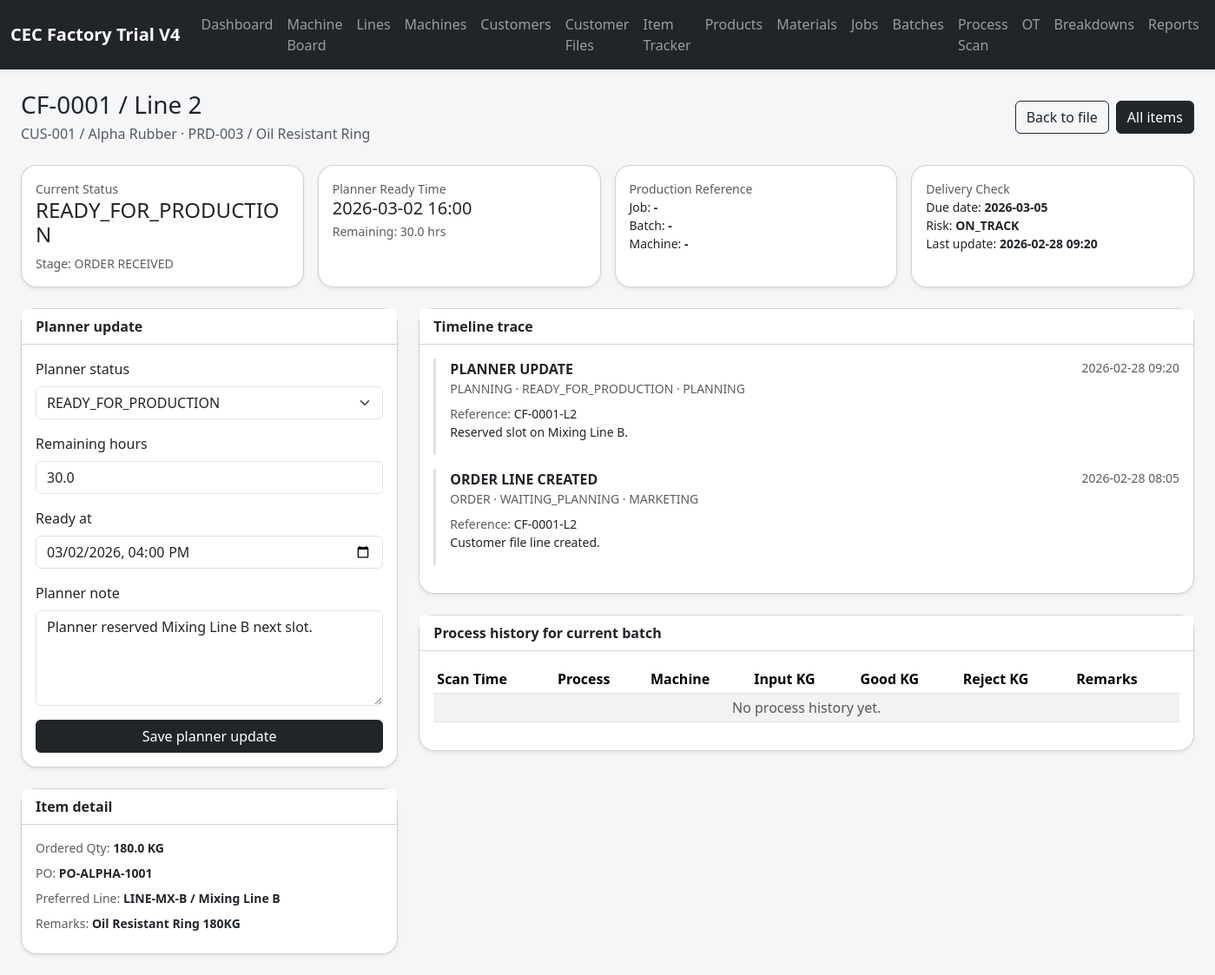
Page /item-tracker/2 on the committed database.
### tables this page shows
CREATE TABLE customer_files (
            id INTEGER PRIMARY KEY AUTOINCREMENT,
            file_no TEXT UNIQUE NOT NULL,
            customer_id INTEGER NOT NULL,
            order_date TEXT NOT NULL,
            due_date TEXT,
            po_no TEXT,
            remarks TEXT,
            status TEXT NOT NULL DEFAULT 'OPEN',
            created_at TEXT NOT NULL DEFAULT CURRENT_TIMESTAMP,
            FOREIGN KEY(customer_id) REFERENCES customers(id)
        );

CREATE TABLE customers (
            id INTEGER PRIMARY KEY AUTOINCREMENT,
            code TEXT UNIQUE NOT NULL,
            name TEXT NOT NULL,
            created_at TEXT NOT NULL DEFAULT CURRENT_TIMESTAMP
        );

CREATE TABLE products (
            id INTEGER PRIMARY KEY AUTOINCREMENT,
            sku TEXT UNIQUE NOT NULL,
            name TEXT NOT NULL,
            unit TEXT NOT NULL DEFAULT 'KG',
            created_at TEXT NOT NULL DEFAULT CURRENT_TIMESTAMP
        );

CREATE TABLE item_planner_updates (
            id INTEGER PRIMARY KEY AUTOINCREMENT,
            item_id INTEGER NOT NULL UNIQUE,
            planner_status TEXT NOT NULL DEFAULT 'WAITING_PLANNING',
            remaining_hours REAL,
            ready_at TEXT,
            note TEXT,
            updated_at TEXT NOT NULL DEFAULT CURRENT_TIMESTAMP,
            FOREIGN KEY(item_id) REFERENCES customer_file_items(id)
        );

CREATE TABLE item_tracking_events (
            id INTEGER PRIMARY KEY AUTOINCREMENT,
            item_id INTEGER NOT NULL,
            event_time TEXT NOT NULL DEFAULT CURRENT_TIMESTAMP,
            event_type TEXT NOT NULL,
            stage_name TEXT,
            status_label TEXT,
            source_ref TEXT,
            user_role TEXT NOT NULL DEFAULT 'SYSTEM',
            note TEXT,
            FOREIGN KEY(item_id) REFERENCES customer_file_items(id)
        );

CREATE TABLE customer_file_items (
            id INTEGER PRIMARY KEY AUTOINCREMENT,
            customer_file_id INTEGER NOT NULL,
            line_no INTEGER NOT NULL,
            product_id INTEGER NOT NULL,
            ordered_qty_kg REAL NOT NULL,
            target_line_id INTEGER,
            remarks TEXT,
            status TEXT NOT NULL DEFAULT 'PENDING_JOB',
            planned_job_id INTEGER,
            created_at TEXT NOT NULL DEFAULT CURRENT_TIMESTAMP,
            FOREIGN KEY(customer_file_id) REFERENCES customer_files(id),
            FOREIGN KEY(product_id) REFERENCES products(id),
            FOREIGN KEY(target_line_id) REFERENCES production_lines(id),
            FOREIGN KEY(planned_job_id) REFERENCES jobs(id)
        );

CREATE TABLE production_lines (
            id INTEGER PRIMARY KEY AUTOINCREMENT,
            code TEXT UNIQUE NOT NULL,
            name TEXT NOT NULL,
            section_name TEXT NOT NULL,
            is_active INTEGER NOT NULL DEFAULT 1,
            created_at TEXT NOT NULL DEFAULT CURRENT_TIMESTAMP
        );

### app.py (the view, shortened to what this page needs)
@app.route('/item-tracker/<int:item_id>', methods=['GET', 'POST'])
def item_tracker_detail(item_id: int):
    snapshot = get_item_tracking_snapshot(item_id)
    if not snapshot:
        flash('Customer item not found.', 'danger')
        return redirect(url_for('item_tracker'))
    snapshot = get_item_tracking_snapshot(item_id)
    timeline = get_item_timeline(item_id)
    process_rows = []
    return render_template('item_tracker_detail.html', item=snapshot, timeline=timeline, process_rows=process_rows, status_choices=ITEM_STATUS_CHOICES)

### app.py (called while the page is built)
def get_db() -> sqlite3.Connection:
    if 'db' not in g:
        conn = sqlite3.connect(DB_PATH)
        conn.row_factory = sqlite3.Row
        g.db = conn
    return g.db

def query_all(sql: str, params: tuple = ()) -> list[sqlite3.Row]:
    cur = get_db().execute(sql, params)
    rows = cur.fetchall()
    cur.close()
    return rows

def query_one(sql: str, params: tuple = ()) -> sqlite3.Row | None:
    cur = get_db().execute(sql, params)
    row = cur.fetchone()
    cur.close()
    return row

def _parse_dt(value: str | None) -> datetime | None:
    if not value:
        return None
    value = value.strip().replace('T', ' ')
    for fmt in ('%Y-%m-%d %H:%M', '%Y-%m-%d %H:%M:%S', '%Y-%m-%d'):
        try:
            return datetime.strptime(value, fmt)
        except ValueError:
            continue
    return None

def get_item_timeline(item_id: int) -> list[sqlite3.Row]:
    return query_all(
        '''
        SELECT *
        FROM item_tracking_events
        WHERE item_id = ?
        ORDER BY datetime(event_time) DESC, id DESC
        ''',
        (item_id,),
    )

### templates/item_tracker_detail.html
{% extends 'base.html' %}
{% block content %}
<div class="d-flex justify-content-between align-items-center mb-4 flex-wrap gap-2">
  <div>
    <h1 class="h3 mb-1">{{ item.file_no }} / Line {{ item.line_no }}</h1>
    <p class="text-muted mb-0">{{ item.customer_code }} / {{ item.customer_name }} · {{ item.sku }} / {{ item.product_name }}</p>
  </div>
  <div class="d-flex gap-2">
    <a class="btn btn-outline-dark" href="{{ url_for('customer_file_detail', file_id=item.customer_file_id) }}">Back to file</a>
    <a class="btn btn-dark" href="{{ url_for('item_tracker') }}">All items</a>
  </div>
</div>
<div class="row g-3 mb-4">
  <div class="col-md-3"><div class="card shadow-sm h-100"><div class="card-body"><div class="text-muted small">Current Status</div><div class="h4 mb-0">{{ item.status }}</div><div class="small text-muted mt-2">Stage: {{ item.current_stage }}</div></div></div></div>
  <div class="col-md-3"><div class="card shadow-sm h-100"><div class="card-body"><div class="text-muted small">Planner Ready Time</div><div class="h5 mb-1">{{ item.ready_at or '-' }}</div><div class="small text-muted">Remaining: {{ item.remaining_hours if item.remaining_hours is not none else '-' }} hrs</div></div></div></div>
  <div class="col-md-3"><div class="card shadow-sm h-100"><div class="card-body"><div class="text-muted small">Production Reference</div><div class="small">Job: <strong>{{ item.job_no or '-' }}</strong></div><div class="small">Batch: <strong>{{ item.batch_no or '-' }}</strong></div><div class="small">Machine: <strong>{{ item.latest_machine or '-' }}</strong></div></div></div></div>
  <div class="col-md-3"><div class="card shadow-sm h-100"><div class="card-body"><div class="text-muted small">Delivery Check</div><div class="small">Due date: <strong>{{ item.due_date or '-' }}</strong></div><div class="small">Risk: <strong>{{ item.risk }}</strong></div><div class="small">Last update: <strong>{{ item.last_update or '-' }}</strong></div></div></div></div>
</div>
<div class="row g-4">
  <div class="col-xl-4">
    <div class="card shadow-sm mb-4">
      <div class="card-header bg-white"><strong>Planner update</strong></div>
      <div class="card-body">
        <form method="post">
          <div class="mb-3">
            <label class="form-label">Planner status</label>
            <select class="form-select" name="planner_status" required>
              {% for status in status_choices %}
              <option value="{{ status }}" {% if item.status == status %}selected{% endif %}>{{ status }}</option>
              {% endfor %}
            </select>
          </div>
          <div class="mb-3">
            <label class="form-label">Remaining hours</label>
            <input class="form-control" type="number" step="0.1" name="remaining_hours" value="{{ item.remaining_hours if item.remaining_hours is not none else '' }}" placeholder="e.g. 12">
          </div>
          <div class="mb-3">
            <label class="form-label">Ready at</label>
            <input class="form-control" type="datetime-local" name="ready_at" value="{{ (item.ready_at or '').replace(' ', 'T') }}">
          </div>
          <div class="mb-3">
            <label class="form-label">Planner note</label>
            <textarea class="form-control" name="note" rows="4" placeholder="Explain queue, material waiting, urgent slot, expected release.">{{ item.planner_note or '' }}</textarea>
          </div>
          <button class="btn btn-dark w-100">Save planner update</button>
        </form>
      </div>
    </div>
    <div class="card shadow-sm">
      <div class="card-header bg-white"><strong>Item detail</strong></div>
      <div class="card-body small">
        <div class="mb-2"><span class="text-muted">Ordered Qty:</span> <strong>{{ item.ordered_qty_kg }} KG</strong></div>
        <div class="mb-2"><span class="text-muted">PO:</span> <strong>{{ item.po_no or '-' }}</strong></div>
        <div class="mb-2"><span class="text-muted">Preferred Line:</span> <strong>{% if item.preferred_line_code %}{{ item.preferred_line_code }} / {{ item.preferred_line_name }}{% else %}-{% endif %}</strong></div>
        <div class="mb-2"><span class="text-muted">Remarks:</span> <strong>{{ item.remarks or '-' }}</strong></div>
      </div>
    </div>
  </div>
  <div class="col-xl-8">
    <div class="card shadow-sm mb-4">
      <div class="card-header bg-white"><strong>Timeline trace</strong></div>
      <div class="card-body">
        <div class="timeline">
          {% for row in timeline %}
          <div class="border-start border-3 ps-3 pb-3 mb-3">
            <div class="d-flex justify-content-between flex-wrap gap-2">
              <div>
                <div class="fw-semibold">{{ row.event_type.replace('_', ' ') }}</div>
                <div class="small text-muted">{{ row.stage_name or '-' }} · {{ row.status_label }} · {{ row.user_role }}</div>
              </div>
              <div class="small text-muted">{{ row.event_time }}</div>
            </div>
            <div class="small mt-2">
              {% if row.source_ref %}<div><span class="text-muted">Reference:</span> {{ row.source_ref }}</div>{% endif %}
              <div>{{ row.note or '-' }}</div>
            </div>
          </div>
          {% else %}
          <div class="text-muted">No timeline events yet.</div>
          {% endfor %}
        </div>
      </div>
    </div>
    <div class="card shadow-sm">
      <div class="card-header bg-white"><strong>Process history for current batch</strong></div>
      <div class="card-body table-responsive">
        <table class="table table-striped table-sm align-middle">
          <thead><tr><th>Scan Time</th><th>Process</th><th>Machine</th><th>Input KG</th><th>Good KG</th><th>Reject KG</th><th>Remarks</th></tr></thead>
          <tbody>
            {% for row in process_rows %}
            <tr>
              <td>{{ row.scan_time }}</td>
              <td>{{ row.process_name }}</td>
              <td>{{ row.machine_label or '-' }}</td>
              <td>{{ row.input_qty_kg }}</td>
              <td>{{ row.good_qty_kg }}</td>
              <td>{{ row.reject_qty_kg }}</td>
              <td>{{ row.remarks or '-' }}</td>
            </tr>
            {% else %}
            <tr><td colspan="7" class="text-center text-muted">No process history yet.</td></tr>
            {% endfor %}
          </tbody>
        </table>
      </div>
    </div>
  </div>
</div>
{% endblock %}

### static/style.css (style rules this page uses)
body { background: #f4f6f8; }
.card, .machine-tile { border-radius: 18px; }
.table thead th { white-space: nowrap; }

### rows in the picture
customer_files: file_no "CF-0001", due_date "2026-03-05", po_no "PO-ALPHA-1001"
customers: customer_code "CUS-001", customer_name "Alpha Rubber"
products: sku "PRD-003", product_name "Oil Resistant Ring"
item_planner_updates: status "READY_FOR_PRODUCTION", ready_at "2026-03-02 16:00", remaining_hours "30.0", planner_status "READY_FOR_PRODUCTION", ready_at "03/02/2026 16:00", note "Planner reserved Mixing Line B next slot."
item_tracking_events: event_time "2026-02-28 09:20", event_type.replace "PLANNER UPDATE", stage_name "PLANNING", status_label "READY_FOR_PRODUCTION", user_role "PLANNING", source_ref "CF-0001-L2", note "Reserved slot on Mixing Line B."
customer_file_items: ordered_qty_kg "180.0", remarks "Oil Resistant Ring 180KG"
production_lines: preferred_line_code "LINE-MX-B", preferred_line_name "Mixing Line B"
item_tracking_events: event_type.replace "ORDER LINE CREATED", stage_name "ORDER", status_label "WAITING_PLANNING", user_role "MARKETING", event_time "2026-02-28 08:05", source_ref "CF-0001-L2", note "Customer file line created."

### other values in the picture
{{ item.line_no }} "2"
{{ item.current_stage }} "ORDER RECEIVED"
{{ item.job_no or '-' }} "-"
{{ item.batch_no or '-' }} "-"
{{ item.latest_machine or '-' }} "-"
{{ item.risk }} "ON_TRACK"
